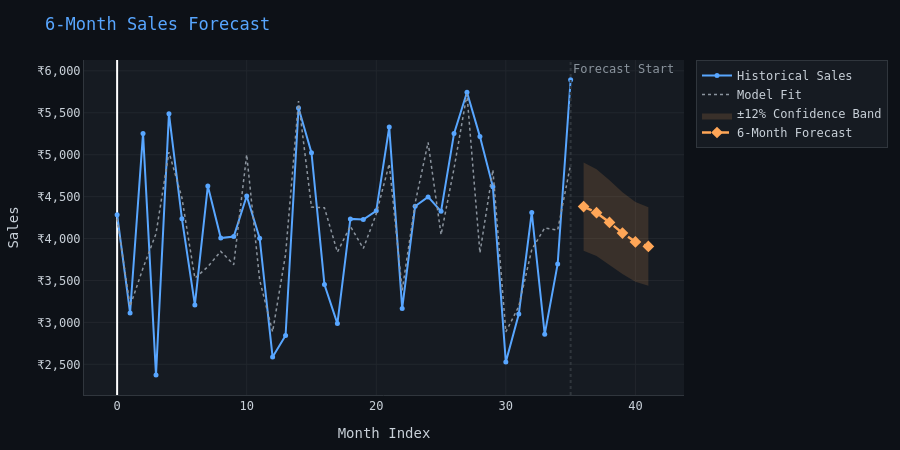

The notebook cell saved with this chart:
### Markdown cell above
---
##  Chart 6 — 6-Month Sales Forecast (Interactive)
Hover to see exact forecast values · Shaded area = confidence band

### Code cell
from sklearn.linear_model import LinearRegression
from sklearn.metrics import r2_score
import numpy as np

monthly_agg = df.groupby(['Year','Month']).agg(
    Total_Sales=('Sales','sum'),
    Order_Count=('Order_ID','count'),
    Avg_Discount=('Discount','mean')
).reset_index()
monthly_agg['Month_Index'] = range(len(monthly_agg))
monthly_agg['Month_Sin']   = np.sin(2*np.pi*monthly_agg['Month']/12)
monthly_agg['Month_Cos']   = np.cos(2*np.pi*monthly_agg['Month']/12)

features = ['Month_Index','Month_Sin','Month_Cos','Avg_Discount','Order_Count']
X = monthly_agg[features].values
y = monthly_agg['Total_Sales'].values
model = LinearRegression().fit(X, y)
y_pred = model.predict(X)

# Future months
last_idx = monthly_agg['Month_Index'].max()
last_month = int(monthly_agg['Month'].iloc[-1])
last_year  = int(monthly_agg['Year'].iloc[-1])
future = []
for i in range(1,7):
    mi = last_idx+i; m = ((last_month-1+i)%12)+1
    yr = last_year+(last_month+i-1)//12
    future.append({'Month_Index':mi,'Month_Sin':np.sin(2*np.pi*m/12),
                   'Month_Cos':np.cos(2*np.pi*m/12),
                   'Avg_Discount':monthly_agg['Avg_Discount'].mean(),
                   'Order_Count':monthly_agg['Order_Count'].mean(),
                   'Label':pd.Timestamp(year=yr,month=m,day=1).strftime('%b %Y'),
                   'Month_Index_val':mi})
future_df = pd.DataFrame(future)
future_df['Forecast'] = model.predict(future_df[features])
ci = future_df['Forecast'] * 0.12

fig = go.Figure()

# Historical actual
fig.add_trace(go.Scatter(
    x=monthly_agg['Month_Index'], y=y,
    mode='lines+markers', name='Historical Sales',
    line=dict(color='#58a6ff', width=2),
    marker=dict(size=5),
    hovertemplate='Month %{x}<br>Sales: ₹%{y:,.0f}<extra></extra>'
))

# Fitted line
fig.add_trace(go.Scatter(
    x=monthly_agg['Month_Index'], y=y_pred,
    mode='lines', name='Model Fit',
    line=dict(color='#8b949e', width=1.5, dash='dot'),
    hovertemplate='Month %{x}<br>Fitted: ₹%{y:,.0f}<extra></extra>'
))

# Confidence band
fig.add_trace(go.Scatter(
    x=pd.concat([future_df['Month_Index'], future_df['Month_Index'][::-1]]),
    y=pd.concat([future_df['Forecast']+ci, (future_df['Forecast']-ci)[::-1]]),
    fill='toself', fillcolor='rgba(255,166,87,0.15)',
    line=dict(color='rgba(0,0,0,0)'), name='±12% Confidence Band',
    hoverinfo='skip'
))

# Forecast line
fig.add_trace(go.Scatter(
    x=future_df['Month_Index'], y=future_df['Forecast'],
    mode='lines+markers', name='6-Month Forecast',
    line=dict(color='#ffa657', width=2.5, dash='dash'),
    marker=dict(size=9, symbol='diamond'),
    customdata=future_df['Label'],
    hovertemplate='<b>%{customdata}</b><br>Forecast: ₹%{y:,.0f}<extra></extra>'
))

fig.add_vline(x=last_idx, line_dash='dot', line_color='#30363d',
              annotation_text='Forecast Start', annotation_font_color='#8b949e')

fig.update_layout(
    paper_bgcolor='#0d1117', plot_bgcolor='#161b22',
    font=dict(color='#c9d1d9', family='monospace'),
    legend=dict(bgcolor='#161b22', bordercolor='#30363d', borderwidth=1),
    hoverlabel=dict(bgcolor='#1c2128', bordercolor='#58a6ff', font_color='#c9d1d9'),
    margin=dict(l=60, r=30, t=60, b=50),
    title=dict(text=' 6-Month Sales Forecast', font=dict(size=17, color='#58a6ff')),
    xaxis=dict(gridcolor='#21262d', linecolor='#30363d', title='Month Index'),
    yaxis=dict(gridcolor='#21262d', linecolor='#30363d', tickprefix='₹', tickformat=',.0f', title='Sales'),
    height=450
)
fig.show()
print(f"\nModel R² (full data): {r2_score(y, y_pred):.4f}")
print("\nForecast:")
for _, row in future_df.iterrows():
    print(f"  {row['Label']}  →  ₹{row['Forecast']:,.2f}")

### Figure 1 — Plotly figure (JSON) as saved in the notebook; plotly's stock layout.template omitted (floating-point values rounded to 4 significant figures)
{"data": [{"hovertemplate": "Month %{x}<br>Sales: ₹%{y:,.0f}<extra></extra>", "line": {"color": "#58a6ff", "width": 2}, "marker": {"size": 5}, "mode": "lines+markers", "name": "Historical Sales", "type": "scatter", "x": [0, 1, 2, 3, 4, 5, 6, 7, 8, 9, 10, 11, 12, 13, 14, 15, 16, 17, 18, 19, 20, 21, 22, 23, 24, 25, 26, 27, 28, 29, 30, 31, 32, 33, 34, 35], "y": [4284.0, 3112.0, 5254.0, 2371.0, 5490.0, 4237.0, 3208.0, 4626.0, 4005.0, 4024.0, 4508.0, 4004.0, 2587.0, 2843.0, 5557.0, 5025.0, 3453.0, 2985.0, 4235.0, 4226.0, 4331.0, 5330.0, 3167.0, 4385.0, 4497.0, 4325.0, 5252.0, 5745.0, 5216.0, 4617.0, 2526.0, 3101.0, 4311.0, 2858.0, 3697.0, 5893.0]}, {"hovertemplate": "Month %{x}<br>Fitted: ₹%{y:,.0f}<extra></extra>", "line": {"color": "#8b949e", "dash": "dot", "width": 1.5}, "mode": "lines", "name": "Model Fit", "type": "scatter", "x": [0, 1, 2, 3, 4, 5, 6, 7, 8, 9, 10, 11, 12, 13, 14, 15, 16, 17, 18, 19, 20, 21, 22, 23, 24, 25, 26, 27, 28, 29, 30, 31, 32, 33, 34, 35], "y": [4236.0, 3193.0, 3648.0, 4058.0, 5031.0, 4486.0, 3527.0, 3664.0, 3847.0, 3689.0, 5002.0, 3506.0, 2887.0, 3811.0, 5639.0, 4375.0, 4367.0, 3838.0, 4148.0, 3881.0, 4295.0, 4890.0, 3383.0, 4423.0, 5147.0, 4046.0, 4835.0, 5721.0, 3829.0, 4819.0, 2886.0, 3191.0, 3868.0, 4127.0, 4101.0, 4884.0]}, {"fill": "toself", "fillcolor": "rgba(255,166,87,0.15)", "hoverinfo": "skip", "line": {"color": "rgba(0,0,0,0)"}, "name": "±12% Confidence Band", "type": "scatter", "x": [36, 37, 38, 39, 40, 41, 41, 40, 39, 38, 37, 36], "y": [4908.0, 4826.0, 4696.0, 4553.0, 4435.0, 4375.0, 3437.0, 3485.0, 3577.0, 3690.0, 3792.0, 3856.0]}, {"customdata": ["Jan 2024", "Feb 2024", "Mar 2024", "Apr 2024", "May 2024", "Jun 2024"], "hovertemplate": "<b>%{customdata}</b><br>Forecast: ₹%{y:,.0f}<extra></extra>", "line": {"color": "#ffa657", "dash": "dash", "width": 2.5}, "marker": {"size": 9, "symbol": "diamond"}, "mode": "lines+markers", "name": "6-Month Forecast", "type": "scatter", "x": [36, 37, 38, 39, 40, 41], "y": [4382.0, 4309.0, 4193.0, 4065.0, 3960.0, 3906.0]}], "layout": {"annotations": [{"font": {"color": "#8b949e"}, "showarrow": false, "text": "Forecast Start", "x": 35, "xanchor": "left", "xref": "x", "y": 1, "yanchor": "top", "yref": "y domain"}], "font": {"color": "#c9d1d9", "family": "monospace"}, "height": 450, "hoverlabel": {"bgcolor": "#1c2128", "bordercolor": "#58a6ff", "font": {"color": "#c9d1d9"}}, "legend": {"bgcolor": "#161b22", "bordercolor": "#30363d", "borderwidth": 1}, "margin": {"b": 50, "l": 60, "r": 30, "t": 60}, "paper_bgcolor": "#0d1117", "plot_bgcolor": "#161b22", "shapes": [{"line": {"color": "#30363d", "dash": "dot"}, "type": "line", "x0": 35, "x1": 35, "xref": "x", "y0": 0, "y1": 1, "yref": "y domain"}], "title": {"font": {"color": "#58a6ff", "size": 17}, "text": " 6-Month Sales Forecast"}, "xaxis": {"gridcolor": "#21262d", "linecolor": "#30363d", "title": {"text": "Month Index"}}, "yaxis": {"gridcolor": "#21262d", "linecolor": "#30363d", "tickformat": ",.0f", "tickprefix": "₹", "title": {"text": "Sales"}}}}
